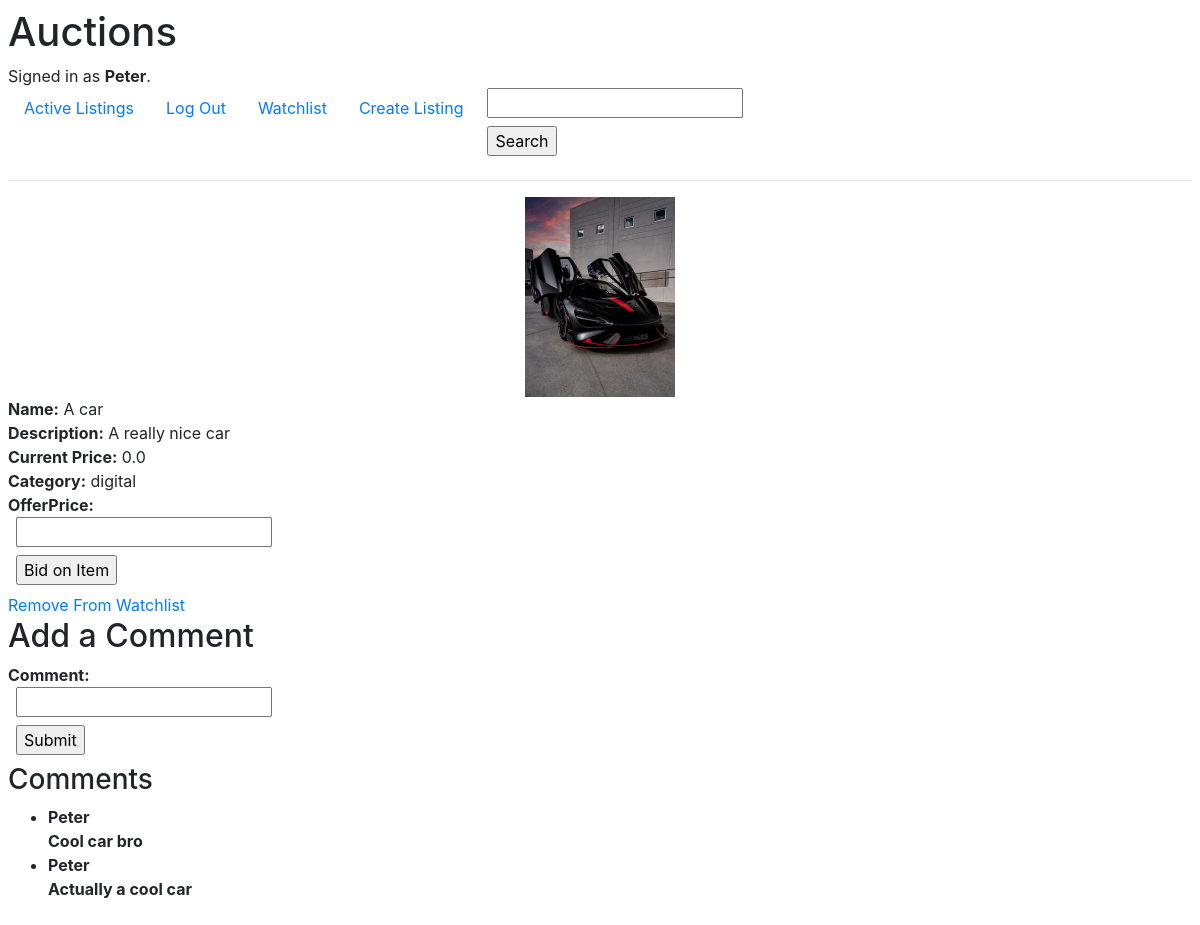
Page /1 (signed in) on the committed database.
### auctions/models.py (models this page shows, shortened)
class User(AbstractUser):
    id = models.AutoField(primary_key=True)
    pass

class Description(models.Model):
    id = models.AutoField(primary_key=True)
    title = models.CharField(max_length=40)
    text = models.TextField()
    image = models.ImageField(upload_to="images")
    startingPrice = models.FloatField()
    currentPrice = models.FloatField(default=0)
    category = models.CharField(max_length=25,choices=CATEGORY,null=True)
    itemSoldAs = models.OneToOneField(Auction, on_delete=models.CASCADE, related_name="saleAs")

class Comments(models.Model):
    id = models.AutoField(primary_key=True)
    userId = models.ForeignKey(User, on_delete=models.CASCADE, related_name="thought")
    comment = models.CharField(max_length=500)
    commentOn = models.ForeignKey(Auction, null=True, on_delete=models.SET_NULL, related_name="commentedOn")                                #f

### auctions/views.py (the view, shortened to what this page needs)
# urls.py: path("<int:auctionId>", views.itemPage, name="itemPage"),
def itemPage(request, auctionId):
    auction = Auction.objects.get(pk=auctionId)
    Item = Description.objects.get(itemSoldAs=auctionId)
    if auction.closed == True:
        return redirect("close", auctionId)
    form = biddingForm()
    item_list = []
    if request.user.id:
        watchlistItems = list(Watchlist.objects.filter(userId=request.user).values_list('auctionId'))
        for i in watchlistItems:
            for j in i:
                item_list.append(j)
    return render(request, "auctions/itemPage.html", {
        "item": Item,
        "form": form,
        "watchlistItems": item_list,
        "comment_form": comment_form(),
        "comments": Comments.objects.filter(commentOn=auctionId)
    })

### auctions/views.py
class biddingForm(ModelForm):
    class Meta:
        model = Bid
        fields = ["offerPrice"]

class comment_form(ModelForm):
    class Meta:
        model = Comments
        fields = ["comment"]

### auctions/context_processors.py (called while the page is built)
def searchCategories(request):
    return {
        'categories': CATEGORY
    }

### auctions/templates/auctions/itemPage.html (shortened to what this page needs)
{% extends 'auctions/layout.html' %}
{% block body %}
    <div id="auctionDiv">
        <span class="imgSpan2" style="
                    background-image: url('{{ item.image.url }}');
                    background-size: cover;
                    background-repeat: no-repeat;
                    background-position: center;
        " >
        </span>
        <span><p>Name:</p> {{ item.title }}</span>
        <span><p>Description:</p> {{ item.text }}</span>
        <span><p>Current Price:</p> {{ item.currentPrice }}</span>
        <span><p>Category:</p> {{ item.category }}</span>
    </div>
    {% if request.user == item.itemSoldAs.userId %}
        <a href="{% url 'close' item.itemSoldAs.id %}">Close Listing</a>
    {% else %}
        <form action="{% url 'itemPage' item.itemSoldAs.id %}" method="post" accept-charset="utf-8">
            {{ form }}
            <input type="submit" value="Bid on Item" />
        </form>
    {% endif %}
    {% if not item.itemSoldAs.id in watchlistItems %}
        <a href="{% url 'watchlist' item.itemSoldAs.id %}">Add To Watchlist</a>
    {% else %}
        <a href="{% url 'watchlist' item.itemSoldAs.id 'remove' %}">Remove From Watchlist</a>
    {% endif %}
    <h2>Add a Comment</h2>
    <form action="{% url 'comment' item.itemSoldAs.id %}" method="get" accept-charset="utf-8">
        {{ comment_form }}
        <input type="submit"/>
    </form>
    <h3>Comments</h3>
    <ul>
        {% for comment in comments %}
            <li>
                <p>
                    <span>{{ comment.userId }}</span>
                    {{ comment.comment }}
                </p>
            </li>
            {% empty %}
                <li>No comment yet..</li>
        {% endfor %}
    </ul>
{% endblock %}

### auctions/templates/auctions/layout.html (shortened to what this page needs)
{% load static %}
<!DOCTYPE html>
<html lang="en">
    <head>
        <link rel="stylesheet" href="https://stackpath.bootstrapcdn.com/bootstrap/4.4.1/css/bootstrap.min.css">
        <link href="{% static 'auctions/styles.css' %}" rel="stylesheet">
    </head>
    <body>
        <h1>Auctions</h1>
        <div>
            {% if user.is_authenticated %}
                Signed in as <strong>{{ user.username }}</strong>.
            {% else %}
                Not signed in.
            {% endif %}
        </div>
        <ul class="nav">
            <li class="nav-item">
                <a class="nav-link" href="{% url 'index' %}">Active Listings</a>
            </li>
            {% if user.is_authenticated %}
                <li class="nav-item">
                    <a class="nav-link" href="{% url 'logout' %}">Log Out</a>
                </li>
                <li class="nav-item">
                    <a class="nav-link" href="{% url 'watchlist' %}">Watchlist</a>
                </li>
                <li class="nav-item">
                    <a class="nav-link" href="{% url 'create_listing' %}">Create Listing</a>
                </li>
            {% endif %}
            <li class="nav-item">
                <form action="{% url 'index' 'search' %}" method="get" accept-charset="utf-8">
                    <input name="Category" list="Category"/>
                    <input type="submit" value="Search" />
                </form>
            </li>
        </ul>
        <hr>
        {% block body %}
        {% endblock %}
    </body>
</html>

### auctions/static/auctions/styles.css (style rules this page uses)
html { box-sizing: border-box; padding: .5rem; }
*, *:after, *:before { box-sizing: inherit; }
span { display: block; }
.imgSpan2 { margin: 0 auto; width: 150px; height: 200px; }
p, label { display: inline; font-weight: bold; }
input, select { margin: .5rem; margin-top: 0; display: block; }

### rows in the picture
User: username "Peter"
Description: image (picture), title "A car", text "A really nice car", currentPrice "0.0", category "digital"
Comments: userId "Peter", comment "Cool car bro"
Comments: userId "Peter", comment "Actually a cool car"
